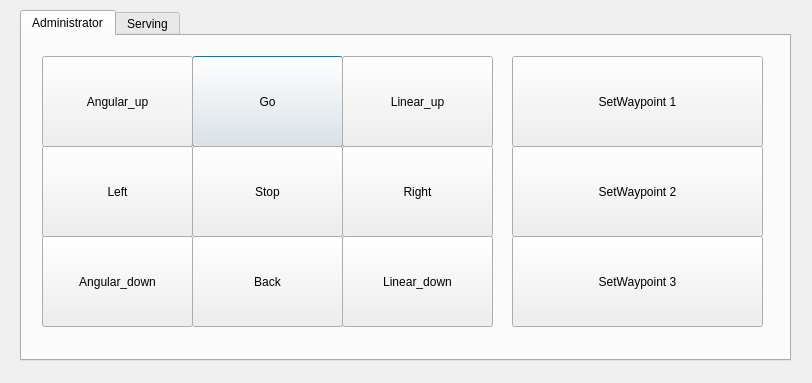
<?xml version="1.0" encoding="UTF-8"?>
<ui version="4.0">
 <class>joy</class>
 <widget class="QDialog" name="joy">
  <property name="geometry">
   <rect>
    <x>0</x>
    <y>0</y>
    <width>812</width>
    <height>383</height>
   </rect>
  </property>
  <property name="windowTitle">
   <string>mobile_robot_gui</string>
  </property>
  <widget class="QTabWidget" name="tabWidget">
   <property name="geometry">
    <rect>
     <x>20</x>
     <y>10</y>
     <width>771</width>
     <height>351</height>
    </rect>
   </property>
   <property name="currentIndex">
    <number>0</number>
   </property>
   <widget class="QWidget" name="Administrator">
    <attribute name="title">
     <string>Administrator</string>
    </attribute>
    <widget class="QPushButton" name="go">
     <property name="geometry">
      <rect>
       <x>170</x>
       <y>20</y>
       <width>151</width>
       <height>91</height>
      </rect>
     </property>
     <property name="text">
      <string>Go</string>
     </property>
    </widget>
    <widget class="QPushButton" name="stop">
     <property name="geometry">
      <rect>
       <x>170</x>
       <y>110</y>
       <width>151</width>
       <height>91</height>
      </rect>
     </property>
     <property name="text">
      <string>Stop</string>
     </property>
    </widget>
    <widget class="QPushButton" name="left">
     <property name="geometry">
      <rect>
       <x>20</x>
       <y>110</y>
       <width>151</width>
       <height>91</height>
      </rect>
     </property>
     <property name="text">
      <string>Left</string>
     </property>
    </widget>
    <widget class="QPushButton" name="back">
     <property name="geometry">
      <rect>
       <x>170</x>
       <y>200</y>
       <width>151</width>
       <height>91</height>
      </rect>
     </property>
     <property name="text">
      <string>Back</string>
     </property>
    </widget>
    <widget class="QPushButton" name="right">
     <property name="geometry">
      <rect>
       <x>320</x>
       <y>110</y>
       <width>151</width>
       <height>91</height>
      </rect>
     </property>
     <property name="text">
      <string>Right</string>
     </property>
    </widget>
    <widget class="QPushButton" name="set_waypoint_1">
     <property name="geometry">
      <rect>
       <x>490</x>
       <y>20</y>
       <width>251</width>
       <height>91</height>
      </rect>
     </property>
     <property name="text">
      <string>SetWaypoint 1</string>
     </property>
    </widget>
    <widget class="QPushButton" name="set_waypoint_3">
     <property name="geometry">
      <rect>
       <x>490</x>
       <y>200</y>
       <width>251</width>
       <height>91</height>
      </rect>
     </property>
     <property name="text">
      <string>SetWaypoint 3</string>
     </property>
    </widget>
    <widget class="QPushButton" name="set_waypoint_2">
     <property name="geometry">
      <rect>
       <x>490</x>
       <y>110</y>
       <width>251</width>
       <height>91</height>
      </rect>
     </property>
     <property name="text">
      <string>SetWaypoint 2</string>
     </property>
    </widget>
    <widget class="QPushButton" name="linear_up">
     <property name="geometry">
      <rect>
       <x>320</x>
       <y>20</y>
       <width>151</width>
       <height>91</height>
      </rect>
     </property>
     <property name="text">
      <string>Linear_up</string>
     </property>
    </widget>
    <widget class="QPushButton" name="linear_down">
     <property name="geometry">
      <rect>
       <x>320</x>
       <y>200</y>
       <width>151</width>
       <height>91</height>
      </rect>
     </property>
     <property name="text">
      <string>Linear_down</string>
     </property>
    </widget>
    <widget class="QPushButton" name="angular_up">
     <property name="geometry">
      <rect>
       <x>20</x>
       <y>20</y>
       <width>151</width>
       <height>91</height>
      </rect>
     </property>
     <property name="text">
      <string>Angular_up</string>
     </property>
    </widget>
    <widget class="QPushButton" name="angular_down">
     <property name="geometry">
      <rect>
       <x>20</x>
       <y>200</y>
       <width>151</width>
       <height>91</height>
      </rect>
     </property>
     <property name="text">
      <string>Angular_down</string>
     </property>
    </widget>
   </widget>
   <widget class="QWidget" name="Serving">
    <attribute name="title">
     <string>Serving</string>
    </attribute>
    <widget class="QPushButton" name="go_waypoint_1">
     <property name="geometry">
      <rect>
       <x>540</x>
       <y>20</y>
       <width>191</width>
       <height>41</height>
      </rect>
     </property>
     <property name="text">
      <string>GoWaypoint 1</string>
     </property>
    </widget>
    <widget class="QProgressBar" name="progressbar_1">
     <property name="geometry">
      <rect>
       <x>540</x>
       <y>60</y>
       <width>191</width>
       <height>40</height>
      </rect>
     </property>
     <property name="value">
      <number>24</number>
     </property>
    </widget>
    <widget class="QProgressBar" name="progressbar_3">
     <property name="geometry">
      <rect>
       <x>540</x>
       <y>260</y>
       <width>191</width>
       <height>40</height>
      </rect>
     </property>
     <property name="value">
      <number>24</number>
     </property>
    </widget>
    <widget class="QPushButton" name="go_waypoint_3">
     <property name="geometry">
      <rect>
       <x>540</x>
       <y>220</y>
       <width>191</width>
       <height>41</height>
      </rect>
     </property>
     <property name="text">
      <string>GoWaypoint 3</string>
     </property>
    </widget>
    <widget class="QPushButton" name="start">
     <property name="geometry">
      <rect>
       <x>40</x>
       <y>30</y>
       <width>431</width>
       <height>261</height>
      </rect>
     </property>
     <property name="text">
      <string>Start</string>
     </property>
    </widget>
    <widget class="QPushButton" name="go_waypoint_2">
     <property name="geometry">
      <rect>
       <x>540</x>
       <y>120</y>
       <width>191</width>
       <height>41</height>
      </rect>
     </property>
     <property name="text">
      <string>GoWaypoint 2</string>
     </property>
    </widget>
    <widget class="QProgressBar" name="progressbar_2">
     <property name="geometry">
      <rect>
       <x>540</x>
       <y>160</y>
       <width>191</width>
       <height>40</height>
      </rect>
     </property>
     <property name="value">
      <number>24</number>
     </property>
    </widget>
    <widget class="QStackedWidget" name="stackedWidget">
     <property name="geometry">
      <rect>
       <x>240</x>
       <y>200</y>
       <width>120</width>
       <height>80</height>
      </rect>
     </property>
     <widget class="QWidget" name="page"/>
     <widget class="QWidget" name="page_2"/>
    </widget>
   </widget>
  </widget>
 </widget>
 <resources/>
 <connections/>
</ui>
